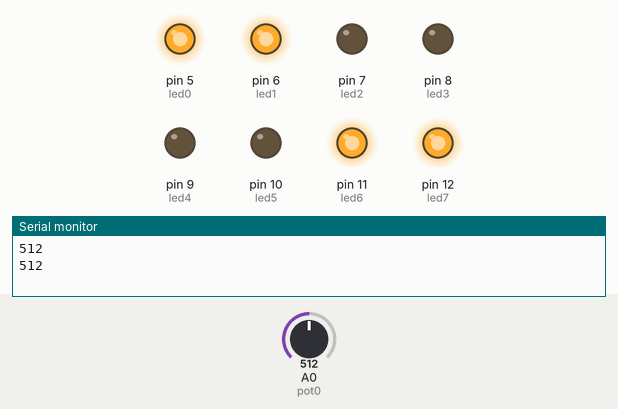
This sketch was run on a simulated Arduino Uno, built with avr-gcc and run on an emulated ATmega328P. Parts: output pins drawn as LEDs (lit = HIGH), the last lines printed to the serial monitor. The inputs (shaded band) are chosen by the test bench; at power-on: A0 (pot0) = 512.

Above: at 6.9 s.
7.0 s: A0 (pot0) set to 0
At 13.0 s:
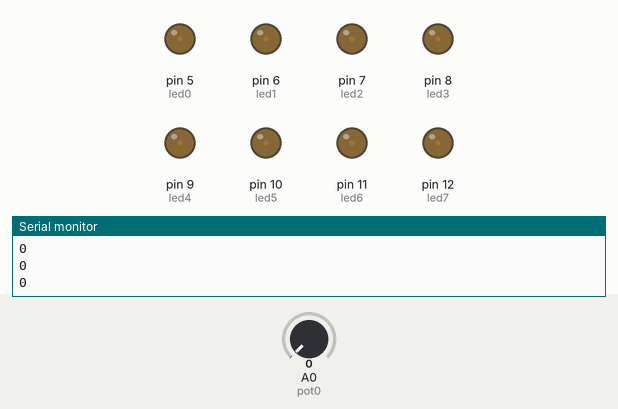
13.9 s: A0 (pot0) set to 122
At 14.51 s:
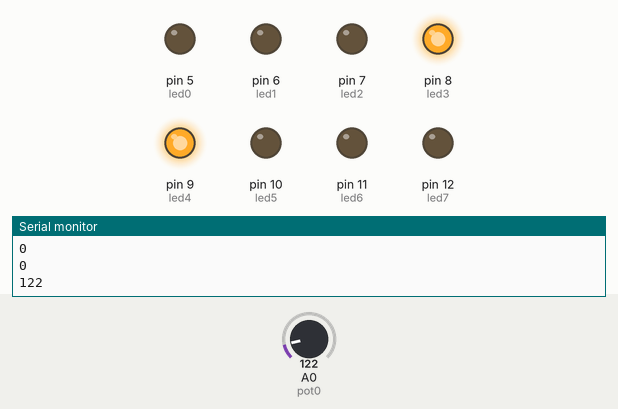
At 15.06 s:
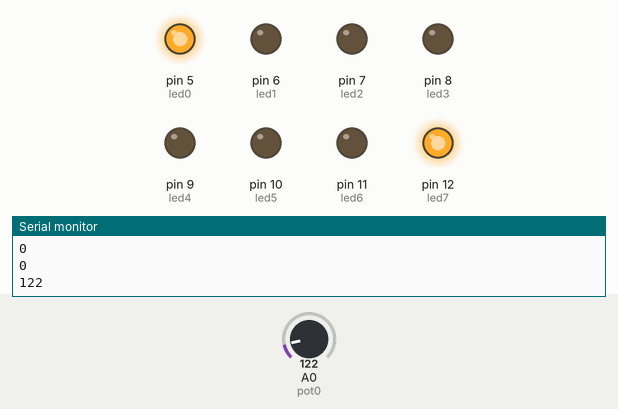
20.8 s: A0 (pot0) set to 1023
27.7 s: A0 (pot0) set to 716
Timing chart, 0 to 35.6 s (numbered marks = the images above; inputs shaded):
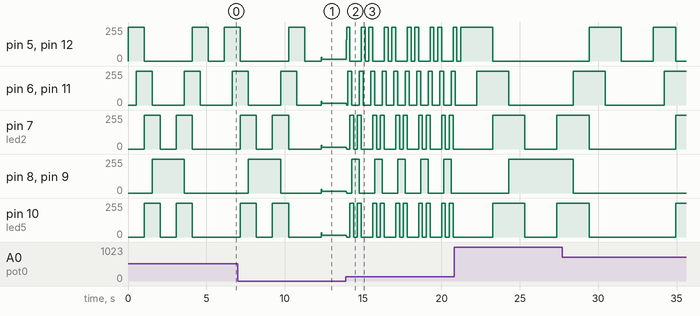

The sketch:

002_Cotxefantastic.ino
```cpp
//********** Includes *************************************************************
//********** Variables ************************************************************                                        **

const int led0 = 5;          // donar nom al pin 5 de l’Arduino
const int led1 = 6;          // donar nom al pin 6 de l’Arduino
const int led2 = 7;          // donar nom al pin 7 de l’Arduino
const int led3 = 8;          // donar nom al pin 8 de l’Arduino
const int led4 = 9;          // donar nom al pin 9 de l’Arduino
const int led5 = 10;         // donar nom al pin 10 de l’Arduino
const int led6 = 11;         // donar nom al pin 11 de l’Arduino
const int led7 = 12;         // donar nom al pin 12 de l’Arduino
const int pot0 = A0;         // donar nom al pin A0 de l’Arduino

int velocitat = 20;          // velocitat de l'acció en ms
int valPot0;                 // guardar valor del potenciometre

//********** Setup ****************************************************************
void setup()
{
  pinMode(led0, OUTPUT);     // definir el pin 5 com una sortida
  pinMode(led1, OUTPUT);     // definir el pin 6 com una sortida
  pinMode(led2, OUTPUT);     // definir el pin 7 com una sortida
  pinMode(led3, OUTPUT);     // definir el pin 8 com una sortida
  pinMode(led4, OUTPUT);     // definir el pin 9 com una sortida
  pinMode(led5, OUTPUT);     // definir el pin 10 com una sortida
  pinMode(led6, OUTPUT);     // definir el pin 11 com una sortida
  pinMode(led7, OUTPUT);     // definir el pin 12 com una sortida
  Serial.begin(9600);
}

//********** Loop *****************************************************************
void loop()
{
  valPot0 = analogRead(pot0);   // llegir valor del potenciòmetre
  Serial.println(valPot0);
  velocitat = valPot0;     // actualitzar velocitat amb el valor del potenciòmetre

  digitalWrite(led0, HIGH);
  digitalWrite(led1, LOW);
  digitalWrite(led2, LOW);
  digitalWrite(led3, LOW);
  digitalWrite(led4, LOW);
  digitalWrite(led5, LOW);
  digitalWrite(led6, LOW);
  digitalWrite(led7, HIGH);

  delay(velocitat);                 // es queden leds 300ms encesos

  // LED 1,2, 6 i 7 encesos

  digitalWrite(led0, HIGH);
  digitalWrite(led1, HIGH);
  digitalWrite(led2, LOW);
  digitalWrite(led3, LOW);
  digitalWrite(led4, LOW);
  digitalWrite(led5, LOW);
  digitalWrite(led6, HIGH);
  digitalWrite(led7, HIGH);

  delay(velocitat);                  // es queden leds 300ms encesos

  // LED 3,2, 6 i 5 encesos

  digitalWrite(led0, LOW);
  digitalWrite(led1, HIGH);
  digitalWrite(led2, HIGH);
  digitalWrite(led3, LOW);
  digitalWrite(led4, LOW);
  digitalWrite(led5, HIGH);
  digitalWrite(led6, HIGH);
  digitalWrite(led7, LOW);

  delay(velocitat);                  // es queden leds 300ms encesos

  // LED 3,2, 4 i 5 encesos

  digitalWrite(led0, LOW);
  digitalWrite(led1, LOW);
  digitalWrite(led2, HIGH);
  digitalWrite(led3, HIGH);
  digitalWrite(led4, HIGH);
  digitalWrite(led5, HIGH);
  digitalWrite(led6, LOW);
  digitalWrite(led7, LOW);

  delay(velocitat);                  // es queden leds 300ms encesos

  // LED 3 i 4 encesos

  digitalWrite(led0, LOW);
  digitalWrite(led1, LOW);
  digitalWrite(led2, LOW);
  digitalWrite(led3, HIGH);
  digitalWrite(led4, HIGH);
  digitalWrite(led5, LOW);
  digitalWrite(led6, LOW);
  digitalWrite(led7, LOW);

  delay(velocitat);                  // es queden leds 300ms encesos

  // LED 3 i 4 encesos

  digitalWrite(led0, LOW);
  digitalWrite(led1, LOW);
  digitalWrite(led2, LOW);
  digitalWrite(led3, HIGH);
  digitalWrite(led4, HIGH);
  digitalWrite(led5, LOW);
  digitalWrite(led6, LOW);
  digitalWrite(led7, LOW);

  delay(velocitat);                  // es queden leds 300ms encesos

  // LED 3,2, 4 i 5 encesos

  digitalWrite(led0, LOW);
  digitalWrite(led1, LOW);
  digitalWrite(led2, HIGH);
  digitalWrite(led3, HIGH);
  digitalWrite(led4, HIGH);
  digitalWrite(led5, HIGH);
  digitalWrite(led6, LOW);
  digitalWrite(led7, LOW);

  delay(velocitat);                  // es queden leds 300ms encesos

  // LED 3,2, 6 i 5 encesos

  digitalWrite(led0, LOW);
  digitalWrite(led1, HIGH);
  digitalWrite(led2, HIGH);
  digitalWrite(led3, LOW);
  digitalWrite(led4, LOW);
  digitalWrite(led5, HIGH);
  digitalWrite(led6, HIGH);
  digitalWrite(led7, LOW);

  delay(velocitat);                  // es queden leds 300ms encesos

  // LED 1,2, 6 i 7 encesos

  digitalWrite(led0, HIGH);
  digitalWrite(led1, HIGH);
  digitalWrite(led2, LOW);
  digitalWrite(led3, LOW);
  digitalWrite(led4, LOW);
  digitalWrite(led5, LOW);
  digitalWrite(led6, HIGH);
  digitalWrite(led7, HIGH);

  delay(velocitat);                  // es queden leds 300ms encesos

  // LED 1 i 7 encesos

  digitalWrite(led0, HIGH);
  digitalWrite(led1, LOW);
  digitalWrite(led2, LOW);
  digitalWrite(led3, LOW);
  digitalWrite(led4, LOW);
  digitalWrite(led5, LOW);
  digitalWrite(led6, LOW);
  digitalWrite(led7, HIGH);

  delay(velocitat);                 // es queden leds 300ms encesos

  // LED apagats

  digitalWrite(led0, LOW);
  digitalWrite(led1, LOW);
  digitalWrite(led2, LOW);
  digitalWrite(led3, LOW);
  digitalWrite(led4, LOW);
  digitalWrite(led5, LOW);
  digitalWrite(led6, LOW);
  digitalWrite(led7, LOW);

  delay(velocitat);                // es queden leds 500ms apagats

  // LED apagats

  digitalWrite(led0, LOW);
  digitalWrite(led1, LOW);
  digitalWrite(led2, LOW);
  digitalWrite(led3, LOW);
  digitalWrite(led4, LOW);
  digitalWrite(led5, LOW);
  digitalWrite(led6, LOW);
  digitalWrite(led7, LOW);

  delay(velocitat);                // es queden leds 500ms apagats

}

//********** Funcions *************************************************************
```

Measured:
- after the input at 13.9 s, pin 5 (led0), pin 12 (led7): 12/255 → 160/255 at once, then moves between 0/255 and 255/255, repeating every 1.5 s
